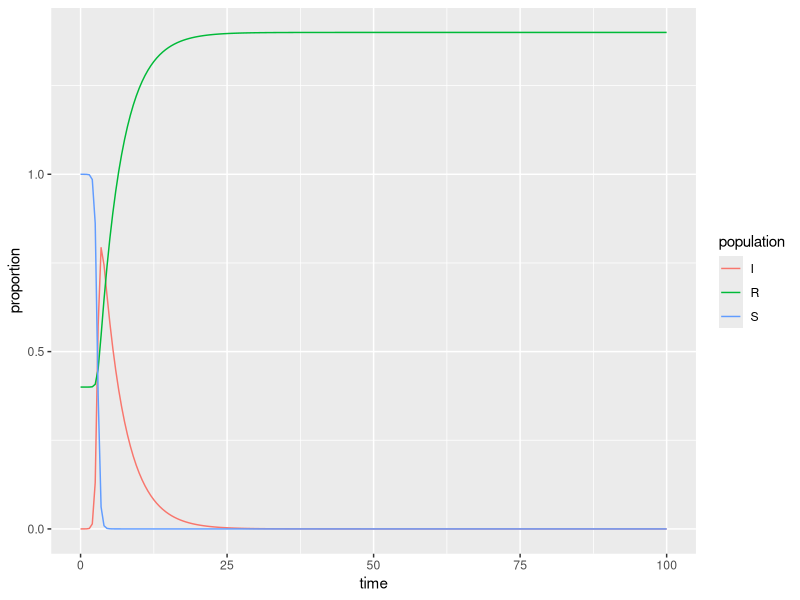

Recreate this plot in R.
## ---- chunk 1
knitr::opts_chunk$set(echo = TRUE)
library(tidyverse)
library(deSolve)
## ---- chunk 2
### Specify parameters

## Proportion in each compartment: Susceptible 0.999999, Infected 0.000001, Recovered 0 (these are directly from the example linked above)
init <- c(S = 1-1e-6, I = 1e-6, R = 0.4)

## beta: infection parameter; gamma: recovery parameter
parameters <- c(beta = 5, gamma = 0.261)

## Time frame
times      <- seq(0, 100, by = 0.5)
## ---- chunk 3
## Build the function with all 
sir <- function(time, init, parameters) {

  with(as.list(c(init, parameters)), {

    dS <- -beta * S * I
    dI <-  beta * S * I - gamma * I
    dR <-  gamma * I
    
    return(list(c(dS, dI, dR)))
  })
}
## ---- chunk 4
## Solve using `deSolve::ode()`
approximation <- ode(y = init, times = times, func = sir, parms = parameters)
## ---- chunk 5
## Get output into a data frame
approx_df <- as.data.frame(approximation)

## Pivot longer so R will do the work for us: 
approx_long <- approx_df %>% 
  pivot_longer(cols = S:R, names_to = "population", values_to = "proportion")

## ---- chunk 6
ggplot(data = approx_long, aes(x = time, y = proportion)) +
  geom_line(aes(color = population))
